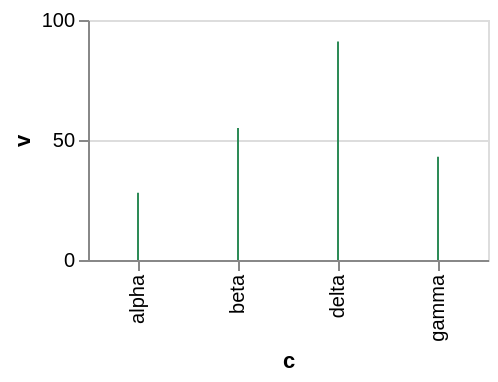

Specify this chart in Vega-Lite:
### Vega-Lite specification from a JSON file in a GitHub repository (floating-point values rounded to 4 significant figures)
{"$schema": "https://vega.github.io/schema/vega-lite/v6.json", "width": 200, "height": 120, "data": {"values": [{"c": "alpha", "v": 28, "w": 3, "t": "2024-01-07"}, {"c": "beta", "v": 55, "w": 7, "t": "2024-03-19"}, {"c": "gamma", "v": 43, "w": 5, "t": "2024-06-02"}, {"c": "delta", "v": 91, "w": 9, "t": "2024-09-11"}]}, "mark": {"type": "rule", "color": "seagreen"}, "encoding": {"x": {"field": "c", "type": "nominal"}, "y": {"field": "v", "type": "quantitative"}}}
